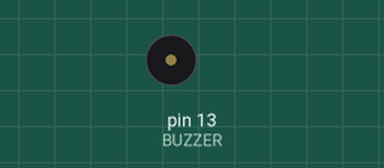
Bench run of a sketch on a simulated Arduino Uno, built with avr-gcc and run on an emulated ATmega328P. Parts: buzzer (waves = sounding).

Above: at 1.4 s.
At 5.37 s:
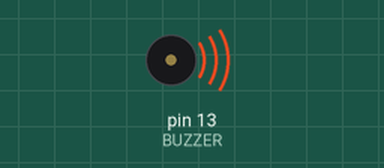
Timing chart, 0 to 5.7 s (numbered marks = the images above):
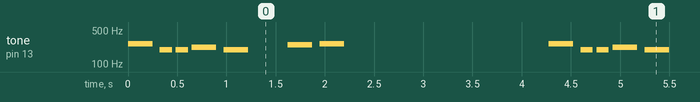

Measured:
- by itself, tone on pin 13 (BUZZER): repeats every 4.3 s: silent 0.08 s, 2 × (196 Hz 0.13 s, silent 0.04 s), 220 Hz 0.25 s, silent 0.08 s, 196 Hz 0.25 s, silent 0.40 s, 247 Hz 0.25 s, silent 0.08 s, 262 Hz 0.25 s, silent 2.1 s, 262 Hz 0.25 s

The sketch:

Buzzer_tone.ino
```cpp
// https://docs.arduino.cc/built-in-examples/digital/toneMelody/
// https://www.hibit.dev/posts/62/playing-popular-songs-with-arduino-and-a-buzzer

#include "pitches.h"
#define BUZZER 13 // GPIO pin connected to the buzzer

int melody[] = {
  NOTE_C4, NOTE_G3, NOTE_G3, NOTE_A3, NOTE_G3, 0, NOTE_B3, NOTE_C4
};

int noteDurations[] = {
  4, 8, 8, 4, 4, 4, 4, 4 // 4 = q uarter note, 8 = eighth note
};


void setup() {

}

void loop() {

  for (int idx = 0; idx < 8; idx++) {

    int noteDuration = 1000 / noteDurations[idx];

    tone(BUZZER, melody[idx], noteDuration);

    int pauseBetweenNotes = noteDuration * 1.30;

    delay(pauseBetweenNotes);

    noTone(BUZZER);
  }
  delay(2000);
}
```
